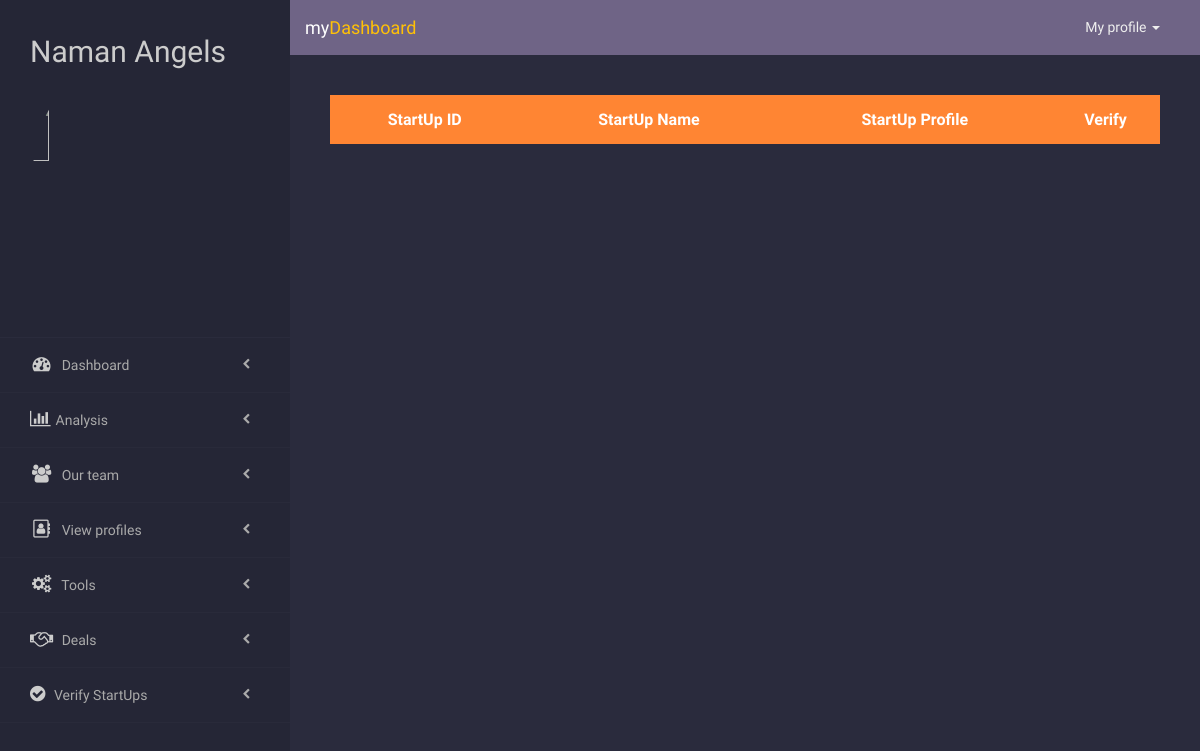
Page /admin/verify.php on the earlier database version.
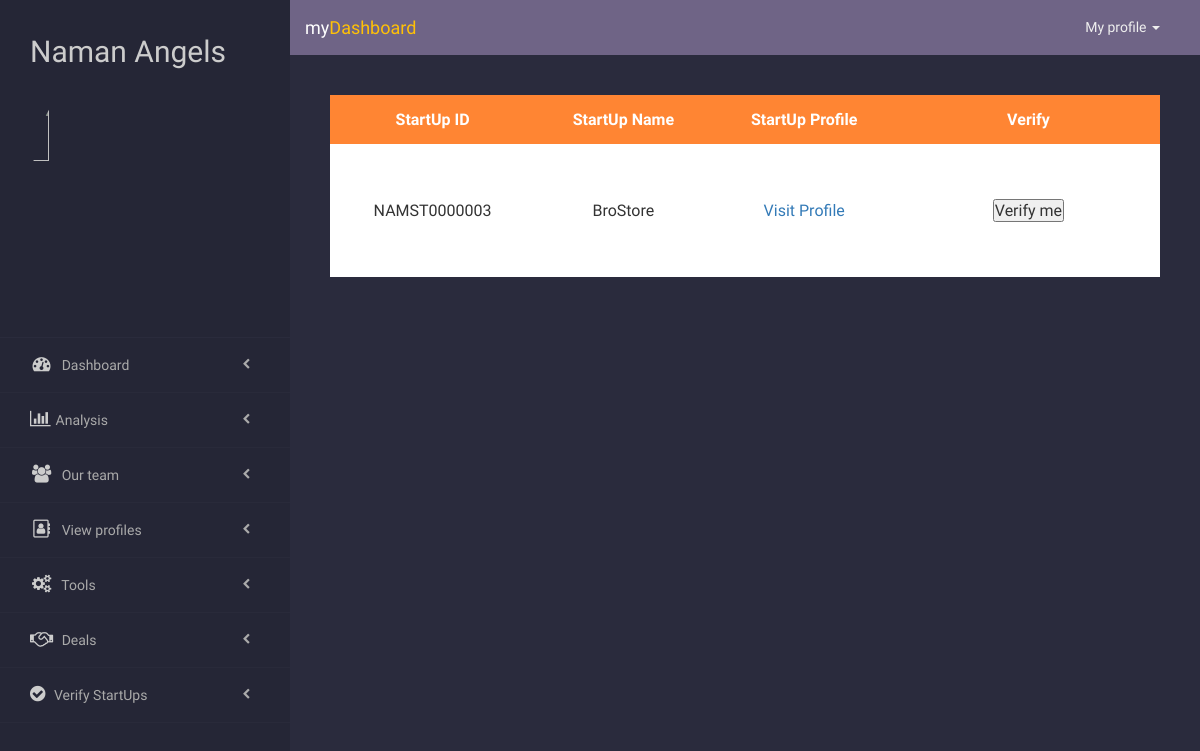
Same page on the later database version.
### tables this page shows
CREATE TABLE `st_details` (
  `StpID` varchar(20) NOT NULL,
  `Stname` varchar(200) NOT NULL,
  `Ffname` varchar(200) NOT NULL,
  `Sfname` varchar(200) NOT NULL,
  `Email` varchar(200) NOT NULL,
  `Phone` varchar(200) NOT NULL,
  `Type` varchar(200) NOT NULL,
  `Address` varchar(200) NOT NULL,
  `City` varchar(200) NOT NULL,
  `State` varchar(200) NOT NULL,
  `Country` varchar(200) NOT NULL,
  `Website` varchar(200) NOT NULL,
  `Investment` varchar(200) NOT NULL
);

### admin/verify.php (the view, shortened to what this page needs)
<?php
    require "../server.php";
?>
<html>
    <head>
        <link rel="stylesheet" href="css/transaction.css">
    </head>
    <body>
        <?php require "sidebar.php" ?>
        <div class="cont">
            <div class="tab">
                <table>
                    <tr>
                        <th>StartUp ID</th>
                        <th>StartUp Name</th>
                        <th>StartUp Profile</th>
                        <th>Verify</th>
                    </tr>
                    <?php
                    $qu = "SELECT * FROM st_details where StpID IN (SELECT StpID from userstp where Verified = '0')";
                    $results = mysqli_query($db, $qu);
                    while($row = mysqli_fetch_assoc($results))
                    {
                        $sid = $row['StpID'];
                        $sname = $row['Stname'];
                        $sprofile = '/NamanAngels/StartUp/Profile/index.php?searchquery='.$sid ;
                        echo '<tr>';
                            echo '<td>'.$sid.'</td>';
                            echo '<td>'.$sname.'</td>';
                            echo '<td><a href="'.$sprofile.'" target="_blank">Visit Profile</a></td>';
                            echo '<td><form method=post action="?add='.$sid.'"><input type=submit value="Verify me" name="verify"></form></td>';
                        echo '</tr>';
                    }
                    ?>
                </table>
            </div>
        </div>
    </body>
</html>

Differences in the rows shown:
added st_details: StpID "NAMST0000003", Stname "BroStore"
